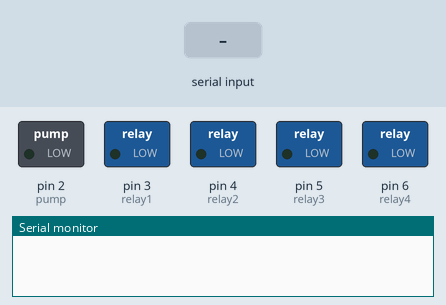
This sketch was run on a simulated Arduino Uno, built with avr-gcc and run on an emulated ATmega328P. Shown: switched loads named in the sketch (green lamp = pin HIGH), the last lines printed to the serial monitor. The test bench sets the inputs (shaded band).

Above: at 1.2 s.
1.3 s: "1" received over Serial
At 2.2 s:
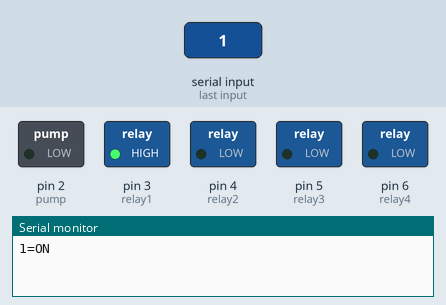
2.8 s: "2" received over Serial
At 3.3 s:
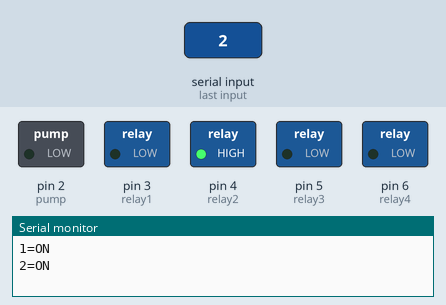
4.3 s: "3" received over Serial
At 5.5 s:
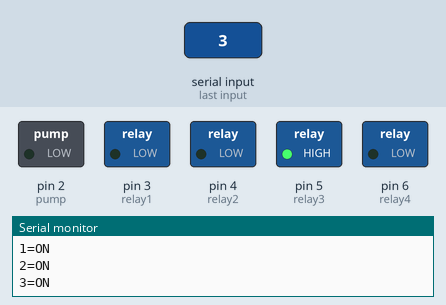
5.8 s: "4" received over Serial
At 6.8 s:
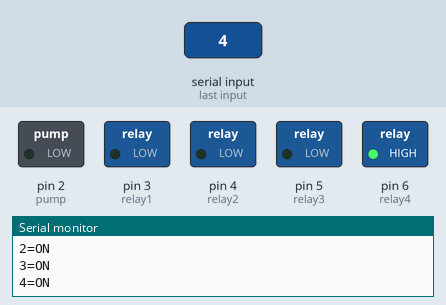
7.3 s: "9" received over Serial
At 8.0 s:
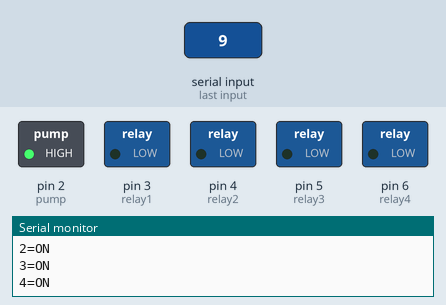
Timing chart, 0 to 9.8 s (numbered marks = the images above; inputs shaded):
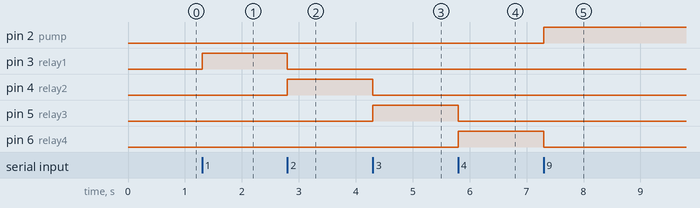

Measured:
- after the input at 1.3 s, pin 3 (relay1): LOW → HIGH at once
- after the input at 2.8 s, pin 3 (relay1): HIGH → LOW at once; pin 4 (relay2): LOW → HIGH at once
- after the input at 4.3 s, pin 4 (relay2): HIGH → LOW at once; pin 5 (relay3): LOW → HIGH at once
- after the input at 5.8 s, pin 5 (relay3): HIGH → LOW at once; pin 6 (relay4): LOW → HIGH at once
- after the input at 7.3 s, pin 2 (pump): LOW → HIGH at once; pin 6 (relay4): HIGH → LOW at once

The sketch:

Smart_PumpControl.ino
```cpp
// set water relays
int relay1 = 3;
int relay2 = 4;
int relay3 = 5;
int relay4 = 6;

// set water pump
int pump = 2;

void setup() {
  // declare relay as output
  pinMode(relay1, OUTPUT);
  pinMode(relay2, OUTPUT);
  pinMode(relay3, OUTPUT);
  pinMode(relay4, OUTPUT);
  // declare pump as output
  pinMode(pump, OUTPUT);
  // declare the ledPin as an OUTPUT:
  Serial.begin(9600);

}

void loop() {
  if (Serial.available() > 0) {
  int command = Serial.read();

  if (command == '1') {//relay 1 aan
  digitalWrite(relay1, HIGH);
  Serial.println( "1=ON" );}
else {//relay 1 uit
digitalWrite(relay1, LOW);
}

  if (command == '2') {//relay 2 aan
  digitalWrite(relay2, HIGH);
  Serial.println( "2=ON" );}
 else {//relay 2 uit
 //relay 2 uit
digitalWrite(relay2, LOW);
}

  if (command == '3') {//relay 3 aan
  digitalWrite(relay3, HIGH);
  Serial.println( "3=ON" );}
  else {//relay 3 uit
digitalWrite(relay3, LOW);
  }

  if (command == '4') {//relay 4 aan
  digitalWrite(relay4, HIGH);
  Serial.println( "4=ON" );}
  else {//relay 4 uit
digitalWrite(relay4, LOW);
  }

if (command == '9') {//pomp aan
  digitalWrite(pump, HIGH);}
else {//pump uit
  digitalWrite(pump, LOW);
}
  }
  }
```
